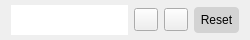
<?xml version="1.0" encoding="UTF-8"?>
<ui version="4.0">
 <class>ZoomPopup</class>
 <widget class="QWidget" name="ZoomPopup">
  <property name="geometry">
   <rect>
    <x>0</x>
    <y>0</y>
    <width>250</width>
    <height>40</height>
   </rect>
  </property>
  <property name="windowTitle">
   <string>Form</string>
  </property>
  <layout class="QHBoxLayout" name="horizontalLayout">
   <property name="topMargin">
    <number>5</number>
   </property>
   <property name="bottomMargin">
    <number>5</number>
   </property>
   <item>
    <widget class="QLineEdit" name="lineEdit">
     <property name="minimumSize">
      <size>
       <width>0</width>
       <height>30</height>
      </size>
     </property>
     <property name="styleSheet">
      <string notr="true">border:none;</string>
     </property>
     <property name="readOnly">
      <bool>true</bool>
     </property>
    </widget>
   </item>
   <item>
    <widget class="QToolButton" name="btnZoomOut">
     <property name="toolTip">
      <string>zoom in</string>
     </property>
     <property name="text">
      <string/>
     </property>
     <property name="icon">
      <iconset resource="../resource.qrc">
       <normaloff>:/icons/resources/imgs/zoom_out_64px.png</normaloff>:/icons/resources/imgs/zoom_out_64px.png</iconset>
     </property>
    </widget>
   </item>
   <item>
    <widget class="QToolButton" name="btnZoomIn">
     <property name="toolTip">
      <string>zoom out</string>
     </property>
     <property name="text">
      <string/>
     </property>
     <property name="icon">
      <iconset resource="../resource.qrc">
       <normaloff>:/icons/resources/imgs/zoom_in_64px.png</normaloff>:/icons/resources/imgs/zoom_in_64px.png</iconset>
     </property>
    </widget>
   </item>
   <item>
    <widget class="QPushButton" name="btnReset">
     <property name="toolTip">
      <string>reset zoom level</string>
     </property>
     <property name="styleSheet">
      <string notr="true">QPushButton{
border:none;
padding:6px;
border-radius:4px;
background-color:#D3D3D3;
}

QPushButton:hover{
background-color:#C0C0C0;
}</string>
     </property>
     <property name="text">
      <string>Reset</string>
     </property>
    </widget>
   </item>
  </layout>
 </widget>
 <resources>
  <include location="../resource.qrc"/>
 </resources>
 <connections/>
</ui>
